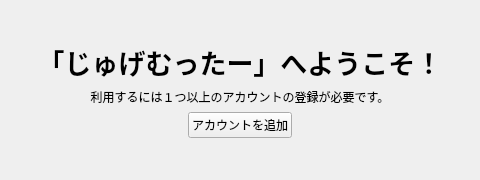
<?xml version="1.0" encoding="UTF-8"?>
<ui version="4.0">
 <class>ViewWelcome</class>
 <widget class="QFrame" name="ViewWelcome">
  <property name="geometry">
   <rect>
    <x>0</x>
    <y>0</y>
    <width>480</width>
    <height>180</height>
   </rect>
  </property>
  <property name="windowTitle">
   <string>Frame</string>
  </property>
  <property name="frameShape">
   <enum>QFrame::NoFrame</enum>
  </property>
  <property name="frameShadow">
   <enum>QFrame::Raised</enum>
  </property>
  <layout class="QVBoxLayout" name="verticalLayout">
   <item>
    <spacer name="verticalSpacer_2">
     <property name="orientation">
      <enum>Qt::Vertical</enum>
     </property>
     <property name="sizeHint" stdset="0">
      <size>
       <width>20</width>
       <height>40</height>
      </size>
     </property>
    </spacer>
   </item>
   <item>
    <widget class="QLabel" name="label">
     <property name="font">
      <font>
       <pointsize>20</pointsize>
       <weight>75</weight>
       <bold>true</bold>
      </font>
     </property>
     <property name="text">
      <string>「じゅげむったー」へようこそ！</string>
     </property>
     <property name="textFormat">
      <enum>Qt::PlainText</enum>
     </property>
     <property name="alignment">
      <set>Qt::AlignCenter</set>
     </property>
    </widget>
   </item>
   <item>
    <widget class="QLabel" name="label_2">
     <property name="text">
      <string>利用するには１つ以上のアカウントの登録が必要です。</string>
     </property>
     <property name="textFormat">
      <enum>Qt::PlainText</enum>
     </property>
     <property name="alignment">
      <set>Qt::AlignCenter</set>
     </property>
    </widget>
   </item>
   <item>
    <layout class="QHBoxLayout" name="horizontalLayout">
     <property name="spacing">
      <number>0</number>
     </property>
     <item>
      <widget class="QPushButton" name="addAccount">
       <property name="sizePolicy">
        <sizepolicy hsizetype="Maximum" vsizetype="Fixed">
         <horstretch>0</horstretch>
         <verstretch>0</verstretch>
        </sizepolicy>
       </property>
       <property name="text">
        <string>アカウントを追加</string>
       </property>
       <property name="icon">
        <iconset resource="resources.qrc">
         <normaloff>:/icons.black/add.svg</normaloff>:/icons.black/add.svg</iconset>
       </property>
       <property name="iconSize">
        <size>
         <width>32</width>
         <height>32</height>
        </size>
       </property>
       <property name="flat">
        <bool>false</bool>
       </property>
      </widget>
     </item>
    </layout>
   </item>
   <item>
    <spacer name="verticalSpacer">
     <property name="orientation">
      <enum>Qt::Vertical</enum>
     </property>
     <property name="sizeHint" stdset="0">
      <size>
       <width>20</width>
       <height>40</height>
      </size>
     </property>
    </spacer>
   </item>
  </layout>
 </widget>
 <resources>
  <include location="resources.qrc"/>
 </resources>
 <connections/>
</ui>
